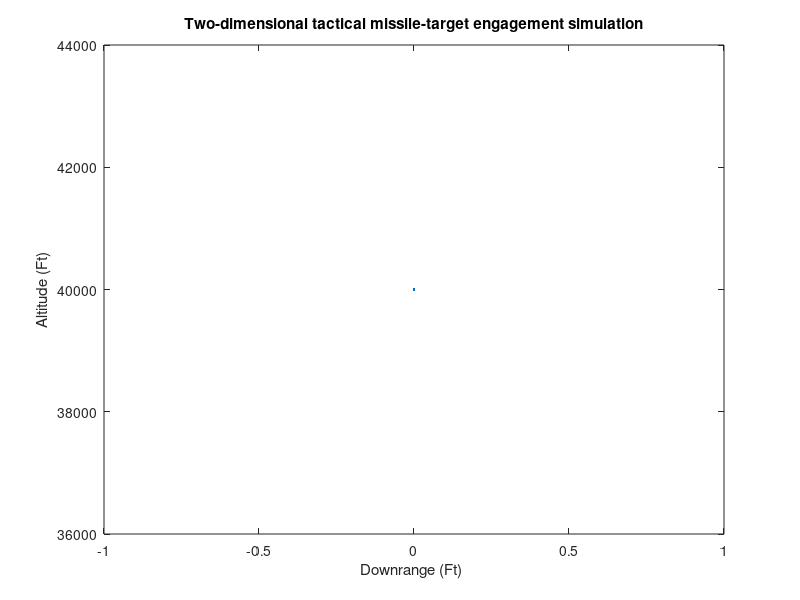

Reproduce this figure in MATLAB. (Note: this script raises an error after producing the figure.)
n=0;
VM = 3000.;
VT = 1000.;
XNT = 0.;
HEDEG = -20.;
XNP = 4.;
RM1 = 0.;
RM2 = 10000.;
RT1 = 40000.;
RT2 = 10000.;
BETA=0.;
VT1=-VT*cos(BETA);
VT2=VT*sin(BETA);
HE=HEDEG/57.3;
T=0.;
S=0.;
RTM1=RT1-RM1;
RTM2=RT2-RM2;
RTM=sqrt(RTM1*RTM1+RTM2*RTM2);
XLAM=atan2(RTM2,RTM1);
XLEAD=asin(VT*sin(BETA+XLAM)/VM);
THET=XLAM+XLEAD;
VM1=VM*cos(THET+HE);
VM2=VM*sin(THET+HE);
VTM1 = VT1 - VM1;
VTM2 = VT2 - VM2;
VC=-(RTM1*VTM1 + RTM2*VTM2)/RTM;
while VC <= 0
if RTM < 1000
H=.0002;
else
H=.01;
end
BETAOLD=BETA;
RT1OLD=RT1;
RT2OLD=RT2;
RM1OLD=RM1;
RM2OLD=RM2;
VM1OLD=VM1;
VM2OLD=VM2;
STEP=1;
FLAG=0;
while STEP <=1
if FLAG==1
STEP=2;
BETA=BETA+H*BETAD;
RT1=RT1+H*VT1;
RT2=RT2+H*VT2;
RM1=RM1+H*VM1;
RM2=RM2+H*VM2;
VM1=VM1+H*AM1;
VM2=VM2+H*AM2;
T=T+H;
end
RTM1=RT1-RM1;
RTM2=RT2-RM2;
RTM=sqrt(RTM1*RTM1+RTM2*RTM2);
VTM1=VT1-VM1;
VTM2=VT2-VM2;
VC=-(RTM1*VTM1+RTM2*VTM2)/RTM;
XLAM=atan2(RTM2,RTM1);
XLAMD=(RTM1*VTM2-RTM2*VTM1)/(RTM*RTM);
XNC=XNP*VC*XLAMD;
AM1=-XNC*sin(XLAM);
AM2=XNC*cos(XLAM);
VT1=-VT*cos(BETA);
VT2=VT*sin(BETA);
BETAD=XNT/VT;
FLAG=1;
end
FLAG=0;
BETA=.5*(BETAOLD+BETA+H*BETAD);
RT1=.5*(RT1OLD+RT1+H*VT1);
RT2=.5*(RT2OLD+RT2+H*VT2);
RM1=.5*(RM1OLD+RM1+H*VM1);
RM2=.5*(RM2OLD+RM2+H*VM2);
VM1=.5*(VM1OLD+VM1+H*AM1);
VM2=.5*(VM2OLD+VM2+H*AM2);
S=S+H;
if S <=.09999
S=0.;
n=n+1;
ArrayT(n)=T;
ArrayRT1(n)=RT1;
ArrayRT2(n)=RT2;
ArrayRM1(n)=RM1;
ArrayRM2(n)=RM2;
ArrayXNCG(n)=XNC/32.2;
ArrayRTM(n)=RTM;
end
end
RTM
figure
plot(T,RT1)
title('Two-dimensional tactical missile-target engagement simulation')
xlabel('Downrange (Ft) ')
ylabel('Altitude (Ft)')
figure
plot(T,ArrayXNCG),grid
title('Two-dimensional tactical missile-target engagement simulation')
xlabel('Time (sec)')
ylabel('Acceleration of missle (G)')
clc
output=[ArrayT',ArrayRT1',ArrayRT2',ArrayRM1',ArrayRM2',ArrayXNCG',ArrayRTM' ];
save datfil.txt output /ascii
disp ・** Simulation Complete
